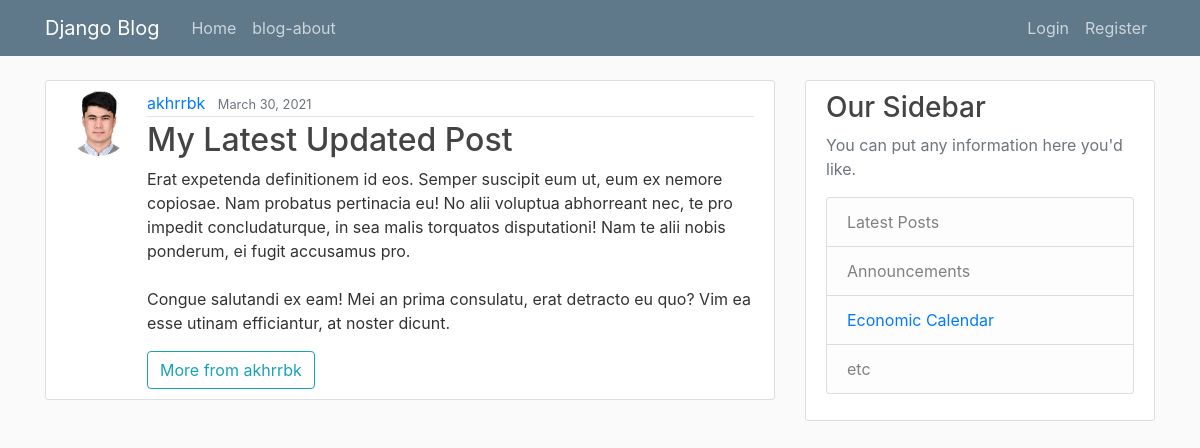
The page /post/33/ on the database its author committed.
### blog/models.py (models this page shows, shortened)
class Post(models.Model):
	title = models.CharField(max_length=100)
	content = models.TextField()
	date_posted = models.DateTimeField(default=timezone.now)
	author = models.ForeignKey(User, on_delete=models.CASCADE)

### users/models.py (models this page shows, shortened)
class Profile(models.Model):
    user = models.OneToOneField(User, on_delete=models.CASCADE)
    image = models.ImageField(default='default.jpg', upload_to='profile_pics')

### blog/views.py (the view)
# urls.py: path('post/<int:pk>/', PostDetailView.as_view(), name='post-detail'),
class PostDetailView(DetailView):
    model = Post

### blog/templates/blog/post_detail.html (shortened to what this page needs)
{% extends "blog/base.html" %}
{% block content %}
    <article class="media content-section">
        <img class="rounded-circle article-img" src="{{ object.author.profile.image.url }}">
        <div class="media-body">
        <div class="article-metadata">
            <a class="mr-2" href="{% url 'user-posts' object.author.username %}">{{ object.author }}</a>
            <small class="text-muted">{{ object.date_posted|date:"F d, Y"}}</small>
        </div>
        <h2 class="article-title">{{ object.title }}</h2>
        <p class="article-content">{{ object.content }}</p>
        <a href="{% url 'user-posts' post.author.username %}"><button class="btn btn-outline-info" type="submit">More from {{ post.author.username }}</button></a>
    </div>
    </article>
{% endblock content %}

### blog/static/blog/main.css (style rules this page uses)
body { background: #fafafa; color: #333333; margin-top: 5rem; }
h1, h2, h3, h4, h5, h6 { color: #444444; }
.content-section { background: #ffffff; padding: 10px 20px; border: 1px solid #dddddd; border-radius: 3px; margin-bottom: 20px; }
.article-title { color: #444444; }
.article-content { white-space: pre-line; }
.article-img { height: 65px; width: 65px; margin-right: 16px; }
.article-metadata { padding-bottom: 1px; margin-bottom: 4px; border-bottom: 1px solid #e3e3e3 }

### rows shown on the page
Post: author.profile.image (picture), author "akhrrbk", date_posted "March 30, 2021", title "My Latest Updated Post", content "Erat expetenda definitionem id eos. Semper suscipit eum ut, eum ex nemore copiosae. Nam probatus pertinacia eu! No alii voluptua abhorreant nec, te pro impedit concludaturque, in sea malis torquatos disputationi! Nam te alii nobis ponderum, ei fugit accusamus pro. Congue salutandi ex eam! Mei an prima consulatu, erat detracto eu quo? Vim ea esse utinam efficiantur, at noster dicunt.", author.username "akhrrbk"
